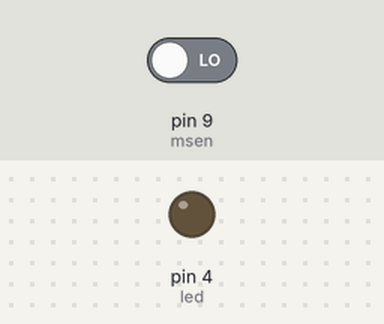
Bench run of a sketch on a simulated Arduino Uno, built with avr-gcc and run on an emulated ATmega328P. Shown: output pins drawn as LEDs (lit = HIGH). The inputs (shaded band) are chosen by the test bench; at power-on: pin 9 (msen) LOW. What the sketch prints to the serial monitor is not drawn.

Above: at 1.2 s.
1.3 s: pin 9 (msen) driven HIGH
At 2.5 s:
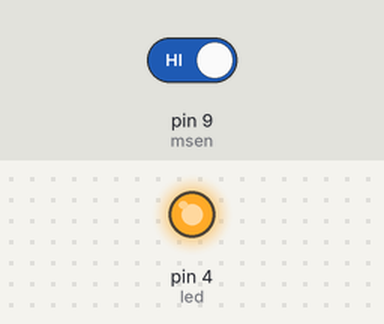
2.8 s: pin 9 (msen) driven LOW
At 3.6 s:
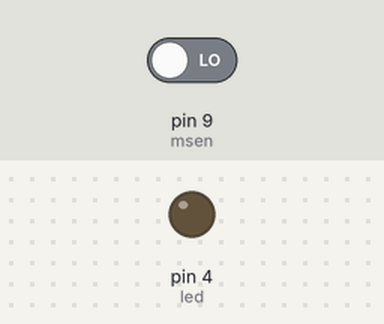
Timing chart, 0 to 5.8 s (numbered marks = the images above; inputs shaded):
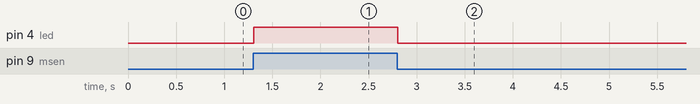

The sketch:

Motionsenoor.ino
```cpp
int msen=9;
int led=4;
int val;
int msenState = LOW;

void setup() {
  Serial.begin(9600);
  pinMode(msen,INPUT);
  pinMode(led,OUTPUT);
}

void loop() {
  val=digitalRead(msen);

  Serial.println(val);

if(val==1)
{ val==1;
  digitalWrite(led,HIGH);}
else
{digitalWrite(led,LOW);}
}
```

Measured:
- after the input at 1.3 s, pin 4 (led): LOW → HIGH at once
- after the input at 2.8 s, pin 4 (led): HIGH → LOW at once
